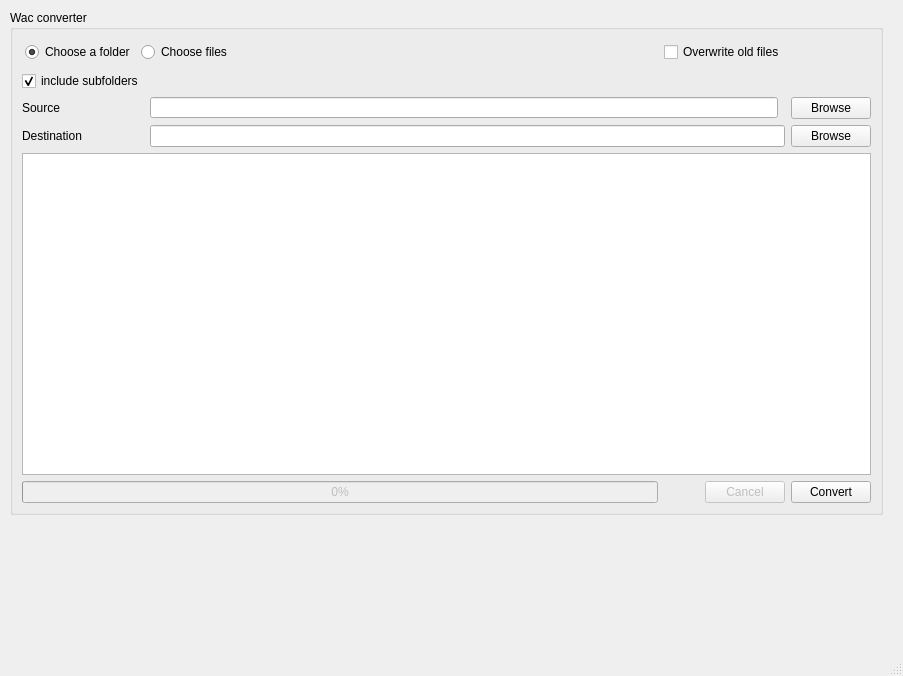
<?xml version="1.0" encoding="UTF-8"?>
<ui version="4.0">
 <class>Ecosongs</class>
 <widget class="QMainWindow" name="Ecosongs">
  <property name="geometry">
   <rect>
    <x>0</x>
    <y>0</y>
    <width>903</width>
    <height>676</height>
   </rect>
  </property>
  <property name="sizePolicy">
   <sizepolicy hsizetype="Preferred" vsizetype="Preferred">
    <horstretch>0</horstretch>
    <verstretch>0</verstretch>
   </sizepolicy>
  </property>
  <widget class="QWidget" name="centralwidget">
   <widget class="QGroupBox" name="groupBox">
    <property name="geometry">
     <rect>
      <x>10</x>
      <y>10</y>
      <width>873</width>
      <height>505</height>
     </rect>
    </property>
    <property name="title">
     <string>Wac converter</string>
    </property>
    <layout class="QHBoxLayout" name="horizontalLayout">
     <item>
      <layout class="QGridLayout" name="gridLayout">
       <item row="5" column="0" colspan="2">
        <widget class="QProgressBar" name="progressBar">
         <property name="enabled">
          <bool>false</bool>
         </property>
         <property name="value">
          <number>0</number>
         </property>
        </widget>
       </item>
       <item row="2" column="0">
        <widget class="QLabel" name="sourceLabel">
         <property name="maximumSize">
          <size>
           <width>169</width>
           <height>16777215</height>
          </size>
         </property>
         <property name="text">
          <string>Source</string>
         </property>
        </widget>
       </item>
       <item row="3" column="0">
        <widget class="QLabel" name="destinationLabel">
         <property name="text">
          <string>Destination</string>
         </property>
        </widget>
       </item>
       <item row="4" column="0" colspan="4">
        <widget class="QTextEdit" name="logConsole"/>
       </item>
       <item row="2" column="3">
        <widget class="QPushButton" name="srcBrowseBtn">
         <property name="sizePolicy">
          <sizepolicy hsizetype="Maximum" vsizetype="Fixed">
           <horstretch>0</horstretch>
           <verstretch>0</verstretch>
          </sizepolicy>
         </property>
         <property name="text">
          <string>Browse</string>
         </property>
        </widget>
       </item>
       <item row="3" column="3">
        <widget class="QPushButton" name="destBrowseBtn">
         <property name="text">
          <string>Browse</string>
         </property>
        </widget>
       </item>
       <item row="0" column="2">
        <widget class="QCheckBox" name="overwrite">
         <property name="sizePolicy">
          <sizepolicy hsizetype="Maximum" vsizetype="Fixed">
           <horstretch>0</horstretch>
           <verstretch>0</verstretch>
          </sizepolicy>
         </property>
         <property name="text">
          <string>Overwrite old files</string>
         </property>
        </widget>
       </item>
       <item row="5" column="2" alignment="Qt::AlignRight">
        <widget class="QPushButton" name="cancelBtn">
         <property name="enabled">
          <bool>false</bool>
         </property>
         <property name="sizePolicy">
          <sizepolicy hsizetype="Maximum" vsizetype="Fixed">
           <horstretch>0</horstretch>
           <verstretch>0</verstretch>
          </sizepolicy>
         </property>
         <property name="layoutDirection">
          <enum>Qt::LeftToRight</enum>
         </property>
         <property name="text">
          <string>Cancel</string>
         </property>
        </widget>
       </item>
       <item row="0" column="0" colspan="2">
        <layout class="QHBoxLayout" name="horizontalLayout_2">
         <property name="sizeConstraint">
          <enum>QLayout::SetDefaultConstraint</enum>
         </property>
         <property name="leftMargin">
          <number>3</number>
         </property>
         <property name="topMargin">
          <number>3</number>
         </property>
         <property name="rightMargin">
          <number>3</number>
         </property>
         <property name="bottomMargin">
          <number>3</number>
         </property>
         <item>
          <widget class="QRadioButton" name="isFolder">
           <property name="sizePolicy">
            <sizepolicy hsizetype="Maximum" vsizetype="Preferred">
             <horstretch>0</horstretch>
             <verstretch>0</verstretch>
            </sizepolicy>
           </property>
           <property name="text">
            <string>Choose a folder</string>
           </property>
           <property name="checked">
            <bool>true</bool>
           </property>
           <attribute name="buttonGroup">
            <string notr="true">fileOptions</string>
           </attribute>
          </widget>
         </item>
         <item>
          <widget class="QRadioButton" name="isFile">
           <property name="sizePolicy">
            <sizepolicy hsizetype="Preferred" vsizetype="Preferred">
             <horstretch>0</horstretch>
             <verstretch>0</verstretch>
            </sizepolicy>
           </property>
           <property name="minimumSize">
            <size>
             <width>0</width>
             <height>0</height>
            </size>
           </property>
           <property name="text">
            <string>Choose files</string>
           </property>
           <property name="checked">
            <bool>false</bool>
           </property>
           <attribute name="buttonGroup">
            <string notr="true">fileOptions</string>
           </attribute>
          </widget>
         </item>
        </layout>
       </item>
       <item row="1" column="0">
        <widget class="QCheckBox" name="isRecursive">
         <property name="enabled">
          <bool>true</bool>
         </property>
         <property name="sizePolicy">
          <sizepolicy hsizetype="Maximum" vsizetype="Fixed">
           <horstretch>0</horstretch>
           <verstretch>0</verstretch>
          </sizepolicy>
         </property>
         <property name="text">
          <string>include subfolders</string>
         </property>
         <property name="checked">
          <bool>true</bool>
         </property>
        </widget>
       </item>
       <item row="5" column="3">
        <widget class="QPushButton" name="convertBtn">
         <property name="text">
          <string>Convert</string>
         </property>
        </widget>
       </item>
       <item row="3" column="1" colspan="2">
        <widget class="QLineEdit" name="destPathInput">
         <property name="sizePolicy">
          <sizepolicy hsizetype="MinimumExpanding" vsizetype="Fixed">
           <horstretch>0</horstretch>
           <verstretch>0</verstretch>
          </sizepolicy>
         </property>
        </widget>
       </item>
       <item row="2" column="1" colspan="2">
        <widget class="QLineEdit" name="srcPathInput">
         <property name="sizePolicy">
          <sizepolicy hsizetype="Preferred" vsizetype="Fixed">
           <horstretch>0</horstretch>
           <verstretch>0</verstretch>
          </sizepolicy>
         </property>
         <property name="maximumSize">
          <size>
           <width>628</width>
           <height>21</height>
          </size>
         </property>
        </widget>
       </item>
      </layout>
     </item>
    </layout>
   </widget>
  </widget>
  <widget class="QMenuBar" name="menubar">
   <property name="geometry">
    <rect>
     <x>0</x>
     <y>0</y>
     <width>903</width>
     <height>23</height>
    </rect>
   </property>
  </widget>
  <widget class="QStatusBar" name="statusbar"/>
 </widget>
 <layoutdefault spacing="6" margin="9"/>
 <tabstops>
  <tabstop>isFolder</tabstop>
  <tabstop>srcPathInput</tabstop>
  <tabstop>srcBrowseBtn</tabstop>
  <tabstop>destPathInput</tabstop>
  <tabstop>destBrowseBtn</tabstop>
  <tabstop>logConsole</tabstop>
 </tabstops>
 <resources/>
 <connections/>
 <designerdata>
  <property name="gridDeltaX">
   <number>10</number>
  </property>
  <property name="gridDeltaY">
   <number>10</number>
  </property>
  <property name="gridSnapX">
   <bool>false</bool>
  </property>
  <property name="gridSnapY">
   <bool>false</bool>
  </property>
  <property name="gridVisible">
   <bool>true</bool>
  </property>
 </designerdata>
 <buttongroups>
  <buttongroup name="fileOptions"/>
 </buttongroups>
</ui>
